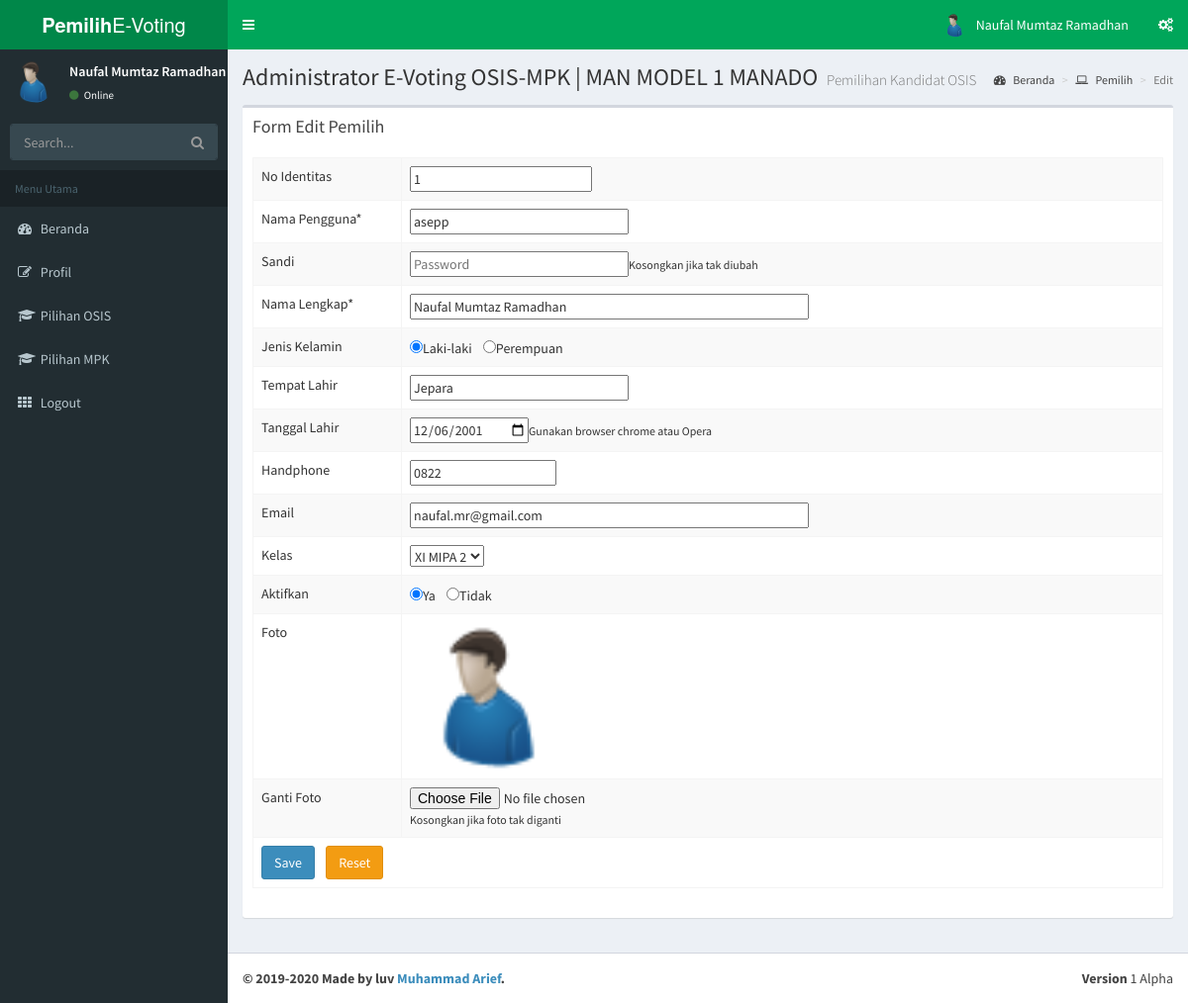
The page /pemilih/index.php?u=pemilih&s=edit&nis=1 (signed in) on the database its author committed.
### tables this page shows
CREATE TABLE `pemilih` (
  `nis` varchar(16) NOT NULL,
  `username` varchar(25) NOT NULL,
  `password` varchar(32) NOT NULL,
  `nama` varchar(50) NOT NULL,
  `jk` varchar(1) NOT NULL,
  `tempatlahir` varchar(30) NOT NULL,
  `tanggallahir` date NOT NULL,
  `idkelas` varchar(2) NOT NULL,
  `email` varchar(50) NOT NULL,
  `hp` varchar(15) NOT NULL,
  `aktif` enum('Y','T') NOT NULL DEFAULT 'T',
  `memilih` varchar(1) NOT NULL,
  `foto` varchar(50) NOT NULL
);

CREATE TABLE `kelas` (
  `idkelas` int(2) NOT NULL,
  `kelas` varchar(30) NOT NULL,
  `jumlah` int(2) NOT NULL
);

### pemilih/modul/pemilih/edit.php (the view)
<?php include "atas.php"; ?>
<div class="content-wrapper">
	<section class="content-header">
		<h1>
			Administrator E-Voting OSIS-MPK | MAN MODEL 1 MANADO
			<small>Pemilihan Kandidat OSIS</small>
		</h1>
		<ol class="breadcrumb">
			<li><a href="."><i class="fa fa-dashboard"></i> Beranda</a></li>
			<li><a href="?u=pemilih"><i class="fa fa-laptop"></i> Pemilih</a></li>
			<li class="active">Edit</li>
		</ol>
	</section>
	<section class="content">
		<div class="row">
			<div class="col-xs-12">
				<div class="box">
					<div class="box-header">
						<h3 class="box-title">Form Edit Pemilih</h3>
					</div>
					<div class="box-body">
						<?php
						$id = $_GET['nis'];
						include "../aksesDB.php";
						$sql = "SELECT * FROM pemilih WHERE nis='$id'";
						$query = mysqli_query($sambungDB, $sql);
						$r = mysqli_fetch_assoc($query);
						?>
						<form action="?u=pemilih&s=update" method="post" enctype="multipart/form-data">
							<table id="pilkasis1" class="table table-bordered table-hover table-striped">
								<tbody>
									<tr>
										<td width=150>No Identitas</td>
										<td><input type="number" name="nis" value="<?php echo $r['nis']; ?>" readonly /></td>
									</tr>
									<tr>
										<td width=150>Nama Pengguna*</td>
										<td><input type="text" name="username" placeholder="Username" size="25px" maxlength="25px" value="<?php echo $r['username']; ?>" required /></td>
									</tr>
									<tr>
										<td>Sandi</td>
										<td><input type="password" name="password" placeholder="Password" size="25px" maxlength="32px" /><small>Kosongkan jika tak diubah</small></td>
									</tr>
									<tr>
										<td>Nama Lengkap*</td>
										<td><input type="text" name="nama" placeholder="Nama" size="50px" maxlength="50px" value="<?php echo $r['nama']; ?>" required /></td>
									</tr>
									<tr>
										<td>Jenis Kelamin</td>
										<td><input type="radio" name="jk" id="jkl" value="L" <?php if ($r['jk'] == 'L') echo " checked"; ?> />Laki-laki &nbsp;&nbsp;
											<input type="radio" name="jk" id="jkp" value="P" <?php if ($r['jk'] == 'P') echo " checked"; ?> />Perempuan</td>
									</tr>
									<tr>
										<td>Tempat Lahir</td>
										<td><input type="text" name="tempatl" placeholder="Kota/Kab. Tempat Lahir" size="25px" maxlength="30px" value="<?php echo $r['tempatlahir']; ?>" /></td>
									</tr>
									<tr>
										<td>Tanggal Lahir</td>
										<td><input type="date" name="tanggall" placeholder="Tanggal Lahir" value="<?php echo $r['tanggallahir']; ?>" /><small>Gunakan browser chrome atau Opera</small></td>
									</tr>
									<tr>
										<td>Handphone</td>
										<td><input type="text" name="hp" placeholder="HP" size="15px" maxlength="15px" value="<?php echo $r['hp']; ?>" /></td>
									</tr>
									<tr>
										<td>Email</td>
										<td><input type="email" name="email" placeholder="Email" size="50px" maxlength="50px" value="<?php echo $r['email']; ?>" /></td>
									</tr>
									<tr>
										<td>Kelas</td>
										<td>
											<select name="kelas">
												<?php
												$sql2 = "SELECT * FROM kelas ORDER BY kelas";
												$query2 = mysqli_query($sambungDB, $sql2);
												while ($r2 = mysqli_fetch_assoc($query2)) {
													echo "<option value='" . $r2['idkelas'] . "'";
													echo $r2['idkelas'] == $r['idkelas'] ? "selected" : "";
													echo ">" . $r2['kelas'] . "</option>";
												}
												?>
											</select>
										</td>
									</tr>
									<tr>
										<td>Aktifkan</td>
										<td><input type="radio" name="aktif" id="aktifY" value="Y" <?php if ($r['aktif'] == 'Y') echo " checked"; ?> />Ya &nbsp;&nbsp;
											<input type="radio" name="aktif" id="aktifT" value="T" <?php if ($r['aktif'] == 'T') echo " checked"; ?> />Tidak</td>
									</tr>
									<tr>
										<td>Foto</td>
										<td>
											<?php
											if ($r['foto'] != '') {
												echo "<img src=\"../images/user/$r[foto]\" height=150 />";
											} else {
												echo "<img src=\"../images/user/0.jpg\">";
											}
											?>
									</tr>
									<tr>
										<td>Ganti Foto</td>
										<td><input type="file" name="foto" accept="image/*" /><small>Kosongkan jika foto tak diganti</small></td>
									</tr>
									<tr>
										<td colspan=3>
											<input type="submit" name="simpan" value="Save" class="btn btn-large btn-primary" />&nbsp;&nbsp;&nbsp;
											<input type="reset" name="reset" value="Reset" class="btn btn-large btn-warning" />&nbsp;&nbsp;&nbsp;
									</tr>
								</tbody>
							</table>
						</form>
					</div>
				</div>
			</div>
		</div>
	</section>
	<?php include "bawah.php"; ?>

### rows shown on the page
pemilih: nis "1", username "asepp", nama "Naufal Mumtaz Ramadhan", jk "☑", tempatl "Jepara", tanggall "12/06/2001", hp "0822", email "naufal.mr@gmail.com", kelas "XI MIPA 2", aktif "☑", foto (picture)

### other values the page prints
$_SESSION['namapemilih'] "Naufal Mumtaz Ramadhan"
